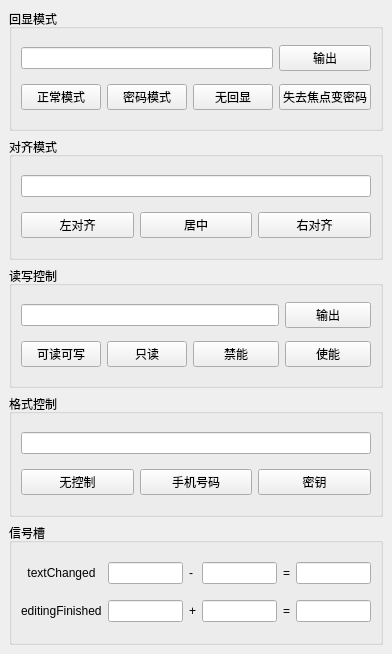
<?xml version="1.0" encoding="UTF-8"?>
<ui version="4.0">
 <class>MainWindow</class>
 <widget class="QMainWindow" name="MainWindow">
  <property name="geometry">
   <rect>
    <x>0</x>
    <y>0</y>
    <width>392</width>
    <height>654</height>
   </rect>
  </property>
  <property name="windowTitle">
   <string>MainWindow</string>
  </property>
  <widget class="QWidget" name="centralwidget">
   <layout class="QVBoxLayout" name="verticalLayout">
    <item>
     <widget class="QGroupBox" name="groupBox">
      <property name="title">
       <string>回显模式</string>
      </property>
      <layout class="QGridLayout" name="gridLayout">
       <item row="1" column="0">
        <widget class="QPushButton" name="normal_show">
         <property name="text">
          <string>正常模式</string>
         </property>
        </widget>
       </item>
       <item row="1" column="1">
        <widget class="QPushButton" name="password_show">
         <property name="text">
          <string>密码模式</string>
         </property>
        </widget>
       </item>
       <item row="1" column="2">
        <widget class="QPushButton" name="no_show">
         <property name="text">
          <string>无回显</string>
         </property>
        </widget>
       </item>
       <item row="1" column="3">
        <widget class="QPushButton" name="lose_echo_show">
         <property name="text">
          <string>失去焦点变密码</string>
         </property>
        </widget>
       </item>
       <item row="0" column="3">
        <widget class="QPushButton" name="out">
         <property name="text">
          <string>输出</string>
         </property>
        </widget>
       </item>
       <item row="0" column="0" colspan="3">
        <widget class="QLineEdit" name="Echo_mode_edit"/>
       </item>
      </layout>
     </widget>
    </item>
    <item>
     <widget class="QGroupBox" name="groupBox_2">
      <property name="title">
       <string>对齐模式</string>
      </property>
      <layout class="QGridLayout" name="gridLayout_2">
       <item row="1" column="0">
        <widget class="QPushButton" name="left_side">
         <property name="text">
          <string>左对齐</string>
         </property>
        </widget>
       </item>
       <item row="1" column="1">
        <widget class="QPushButton" name="center_side">
         <property name="text">
          <string>居中</string>
         </property>
        </widget>
       </item>
       <item row="1" column="2">
        <widget class="QPushButton" name="right_side">
         <property name="text">
          <string>右对齐</string>
         </property>
        </widget>
       </item>
       <item row="0" column="0" colspan="3">
        <widget class="QLineEdit" name="alignment_edit"/>
       </item>
      </layout>
     </widget>
    </item>
    <item>
     <widget class="QGroupBox" name="groupBox_3">
      <property name="title">
       <string>读写控制</string>
      </property>
      <layout class="QGridLayout" name="gridLayout_3">
       <item row="2" column="1">
        <widget class="QPushButton" name="only_read">
         <property name="text">
          <string>只读</string>
         </property>
        </widget>
       </item>
       <item row="0" column="4" colspan="2">
        <widget class="QPushButton" name="out_control">
         <property name="text">
          <string>输出</string>
         </property>
        </widget>
       </item>
       <item row="0" column="0" colspan="4">
        <widget class="QLineEdit" name="control_show">
         <property name="cursorPosition">
          <number>0</number>
         </property>
        </widget>
       </item>
       <item row="2" column="0">
        <widget class="QPushButton" name="read_and_write">
         <property name="text">
          <string>可读可写</string>
         </property>
        </widget>
       </item>
       <item row="2" column="4" colspan="2">
        <widget class="QPushButton" name="on_able">
         <property name="text">
          <string>使能</string>
         </property>
        </widget>
       </item>
       <item row="2" column="2" colspan="2">
        <widget class="QPushButton" name="off_able">
         <property name="text">
          <string>禁能</string>
         </property>
        </widget>
       </item>
      </layout>
     </widget>
    </item>
    <item>
     <widget class="QGroupBox" name="groupBox_4">
      <property name="title">
       <string>格式控制</string>
      </property>
      <layout class="QGridLayout" name="gridLayout_5">
       <item row="0" column="0" colspan="3">
        <widget class="QLineEdit" name="format_show"/>
       </item>
       <item row="1" column="0">
        <widget class="QPushButton" name="no_format">
         <property name="text">
          <string>无控制</string>
         </property>
        </widget>
       </item>
       <item row="1" column="2">
        <widget class="QPushButton" name="pushButton_20">
         <property name="text">
          <string>密钥</string>
         </property>
        </widget>
       </item>
       <item row="1" column="1">
        <widget class="QPushButton" name="key">
         <property name="text">
          <string>手机号码</string>
         </property>
        </widget>
       </item>
      </layout>
     </widget>
    </item>
    <item>
     <widget class="QGroupBox" name="groupBox_5">
      <property name="title">
       <string>信号槽</string>
      </property>
      <layout class="QGridLayout" name="gridLayout_6">
       <item row="0" column="1">
        <widget class="QLineEdit" name="tc_1"/>
       </item>
       <item row="0" column="6">
        <widget class="QLineEdit" name="tc_3"/>
       </item>
       <item row="1" column="0">
        <widget class="QLabel" name="edit_change">
         <property name="text">
          <string>editingFinished</string>
         </property>
        </widget>
       </item>
       <item row="0" column="0">
        <widget class="QLabel" name="text_change">
         <property name="text">
          <string>textChanged</string>
         </property>
         <property name="alignment">
          <set>Qt::AlignCenter</set>
         </property>
        </widget>
       </item>
       <item row="1" column="4">
        <widget class="QLineEdit" name="ef_2"/>
       </item>
       <item row="1" column="1">
        <widget class="QLineEdit" name="ef_1"/>
       </item>
       <item row="1" column="6">
        <widget class="QLineEdit" name="ef_3"/>
       </item>
       <item row="0" column="4">
        <widget class="QLineEdit" name="tc_2">
         <property name="text">
          <string/>
         </property>
        </widget>
       </item>
       <item row="1" column="3">
        <widget class="QLabel" name="label_6">
         <property name="text">
          <string>+</string>
         </property>
        </widget>
       </item>
       <item row="0" column="3">
        <widget class="QLabel" name="label_5">
         <property name="text">
          <string>-</string>
         </property>
        </widget>
       </item>
       <item row="0" column="5">
        <widget class="QLabel" name="label_3">
         <property name="text">
          <string>=</string>
         </property>
        </widget>
       </item>
       <item row="1" column="5">
        <widget class="QLabel" name="label_4">
         <property name="text">
          <string>=</string>
         </property>
        </widget>
       </item>
      </layout>
     </widget>
    </item>
   </layout>
  </widget>
 </widget>
 <resources/>
 <connections/>
</ui>
